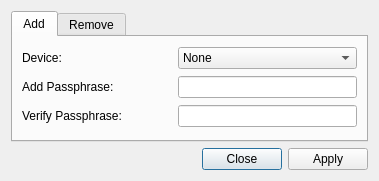
<?xml version="1.0" encoding="UTF-8"?>
<ui version="4.0">
 <class>Dialog</class>
 <widget class="QDialog" name="Dialog">
  <property name="geometry">
   <rect>
    <x>0</x>
    <y>0</y>
    <width>366</width>
    <height>181</height>
   </rect>
  </property>
  <property name="windowTitle">
   <string>Add Or Remove A Passphrase</string>
  </property>
  <property name="windowIcon">
   <iconset>
    <normaloff>../icons/icon.png</normaloff>../icons/icon.png</iconset>
  </property>
  <layout class="QVBoxLayout" name="verticalLayout">
   <item>
    <widget class="QTabWidget" name="tabWidget">
     <property name="currentIndex">
      <number>0</number>
     </property>
     <widget class="QWidget" name="add">
      <attribute name="title">
       <string>Add</string>
      </attribute>
      <layout class="QGridLayout" name="gridLayout" columnstretch="0,0" columnminimumwidth="150,0">
       <item row="0" column="0">
        <widget class="QLabel" name="label">
         <property name="text">
          <string>Device:</string>
         </property>
        </widget>
       </item>
       <item row="0" column="1">
        <widget class="QComboBox" name="addBox">
         <item>
          <property name="text">
           <string>None</string>
          </property>
         </item>
        </widget>
       </item>
       <item row="1" column="0">
        <widget class="QLabel" name="label_2">
         <property name="text">
          <string>Add Passphrase:</string>
         </property>
        </widget>
       </item>
       <item row="1" column="1">
        <widget class="QLineEdit" name="new_passphrase">
         <property name="echoMode">
          <enum>QLineEdit::Password</enum>
         </property>
        </widget>
       </item>
       <item row="2" column="0">
        <widget class="QLabel" name="label_3">
         <property name="text">
          <string>Verify Passphrase:</string>
         </property>
        </widget>
       </item>
       <item row="2" column="1">
        <widget class="QLineEdit" name="verify_passphrase">
         <property name="echoMode">
          <enum>QLineEdit::Password</enum>
         </property>
        </widget>
       </item>
      </layout>
     </widget>
     <widget class="QWidget" name="remove">
      <attribute name="title">
       <string>Remove</string>
      </attribute>
      <layout class="QGridLayout" name="gridLayout_2" columnminimumwidth="150,0">
       <item row="0" column="0">
        <widget class="QLabel" name="label_6">
         <property name="text">
          <string>Device:</string>
         </property>
        </widget>
       </item>
       <item row="0" column="1">
        <widget class="QComboBox" name="removeBox">
         <item>
          <property name="text">
           <string>None</string>
          </property>
         </item>
        </widget>
       </item>
       <item row="1" column="0">
        <widget class="QLabel" name="label_4">
         <property name="text">
          <string>Del Passphrase:</string>
         </property>
        </widget>
       </item>
       <item row="1" column="1">
        <widget class="QLineEdit" name="del_passphrase">
         <property name="echoMode">
          <enum>QLineEdit::Password</enum>
         </property>
        </widget>
       </item>
       <item row="2" column="0" colspan="2">
        <spacer name="verticalSpacer">
         <property name="orientation">
          <enum>Qt::Vertical</enum>
         </property>
         <property name="sizeHint" stdset="0">
          <size>
           <width>335</width>
           <height>25</height>
          </size>
         </property>
        </spacer>
       </item>
      </layout>
     </widget>
    </widget>
   </item>
   <item>
    <widget class="QDialogButtonBox" name="buttonBox">
     <property name="orientation">
      <enum>Qt::Horizontal</enum>
     </property>
     <property name="standardButtons">
      <set>QDialogButtonBox::Apply|QDialogButtonBox::Close</set>
     </property>
    </widget>
   </item>
  </layout>
 </widget>
 <resources/>
 <connections>
  <connection>
   <sender>buttonBox</sender>
   <signal>rejected()</signal>
   <receiver>Dialog</receiver>
   <slot>reject()</slot>
   <hints>
    <hint type="sourcelabel">
     <x>316</x>
     <y>260</y>
    </hint>
    <hint type="destinationlabel">
     <x>286</x>
     <y>274</y>
    </hint>
   </hints>
  </connection>
 </connections>
</ui>
